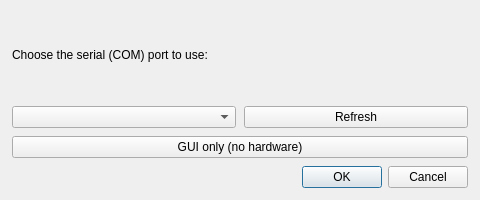
<?xml version='1.0' encoding='utf-8'?>
<ui version="4.0">
 <class>PortSelectDialog</class>
 <widget class="QDialog" name="PortSelectDialog">
  <property name="windowTitle">
   <string>Select COM Port</string>
  </property>
  <property name="geometry">
   <rect>
    <x>0</x>
    <y>0</y>
    <width>480</width>
    <height>200</height>
   </rect>
  </property>
  <layout class="QVBoxLayout" name="layout_93">
   <property name="leftMargin">
    <number>12</number>
   </property>
   <property name="topMargin">
    <number>12</number>
   </property>
   <property name="rightMargin">
    <number>12</number>
   </property>
   <property name="bottomMargin">
    <number>12</number>
   </property>
   <property name="spacing">
    <number>8</number>
   </property>
   <item>
    <widget class="QLabel" name="label">
     <property name="text">
      <string>Choose the serial (COM) port to use:</string>
     </property>
     <property name="wordWrap">
      <bool>true</bool>
     </property>
    </widget>
   </item>
   <item>
    <layout class="QHBoxLayout" name="layout_94">
     <property name="leftMargin">
      <number>0</number>
     </property>
     <property name="topMargin">
      <number>0</number>
     </property>
     <property name="rightMargin">
      <number>0</number>
     </property>
     <property name="bottomMargin">
      <number>0</number>
     </property>
     <property name="spacing">
      <number>8</number>
     </property>
     <item>
      <widget class="QComboBox" name="combo" />
     </item>
     <item>
      <widget class="QPushButton" name="btn_refresh">
       <property name="text">
        <string>Refresh</string>
       </property>
       <property name="enabled">
        <bool>true</bool>
       </property>
       <property name="autoDefault">
        <bool>false</bool>
       </property>
      </widget>
     </item>
    </layout>
   </item>
   <item>
    <widget class="QPushButton" name="btn_gui_only">
     <property name="text">
      <string>GUI only (no hardware)</string>
     </property>
     <property name="enabled">
      <bool>true</bool>
     </property>
     <property name="autoDefault">
      <bool>false</bool>
     </property>
     <property name="toolTip">
      <string>Open the interface without a Teensy/COM port.
Simulation, system identification data and controller design remain available;
serial commands are simply not sent.</string>
     </property>
    </widget>
   </item>
   <item>
    <widget class="QDialogButtonBox" name="buttons">
     <property name="standardButtons">
      <set>QDialogButtonBox::Cancel|QDialogButtonBox::Ok</set>
     </property>
    </widget>
   </item>
  </layout>
 </widget>
 <resources />
 <connections />
</ui>
